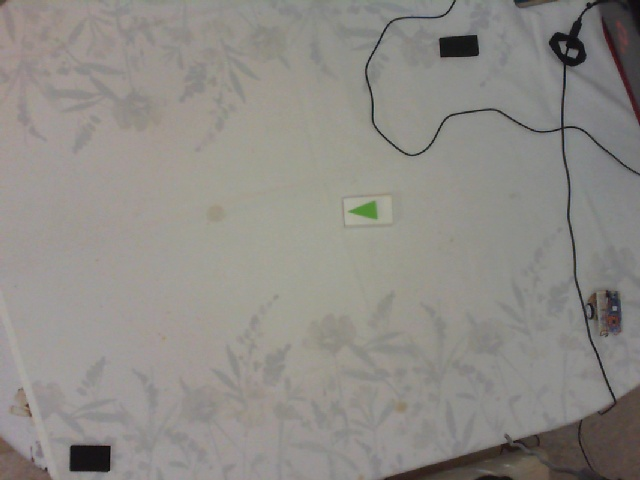
#> input picture assets/img/test.png, 640 x 480 px
$ python -i triangle.py   (imports and definitions only)
#> lines starting #> are read from the running program, lines starting #| are printed output that depends on the picture; after the words box and inside, x2 and y2 are one past the last pixel; in counts of white or black regions, pixels touching at a corner belong together
### opencv/forms/color.py
""" Contains the color code """
from enum import Enum
import cv2
import numpy as np


class Colors(Enum):
    """ Colors enums """
    green = "G"
    blue = "B"
    yellow = "Y"
    purple = "P"
    red = "R"
    unset = "unset"


class ColorFilter:
    """ Values for color filter """
    low_hsb = np.array(0)
    max_hsb = np.array(0)
    arc: int
    min_area: int
    max_area: int
    color: Colors

    def __init__(self, color, low_hue, max_hue, low_sat, max_sat, low_bri, max_bri, arc, min_area, max_area):
#> further down, picture is the input picture: shape (480, 640, 3); mean B, G, R 134.4, 139.2, 142.2
        self.low_hsb = np.array([low_hue, low_sat, low_bri])
        self.max_hsb = np.array([max_hue, max_sat, max_bri])
        self.arc = arc
        self.min_area = min_area
        self.max_area = max_area
        self.color = color

    def get_mask(self, frame, debug=False):
        """ Get the mask for the color """
#> called with debug = False
        # Define min and max values
        hsv = cv2.cvtColor(frame, cv2.COLOR_BGR2HSV)
#> hsv: shape (480, 640, 3); mean H, S, V 39.1, 16.8, 142.8
        # Create mask
        mask = cv2.inRange(hsv, self.low_hsb, self.max_hsb)
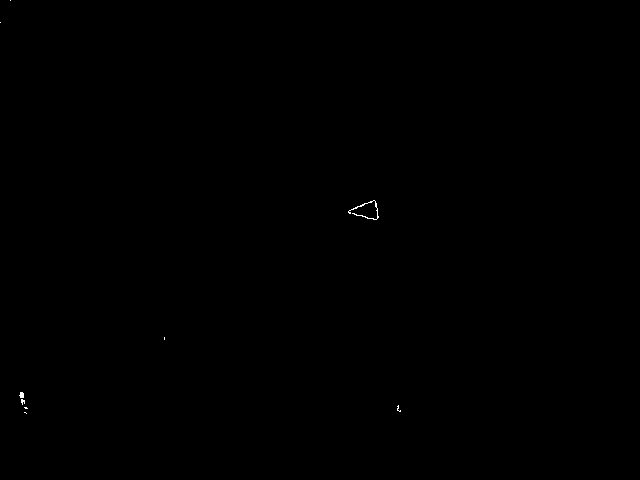
#> mask: shape (480, 640); 0.05% white in thin lines or dots, all inside (x1, y1, x2, y2) = (0, 0, 401, 414)
        if debug:
            cv2.imshow(self.color.value + " mask", mask)
        return mask


GREEN_CONF = ColorFilter(Colors.green,
                         low_hue=35, max_hue=70,
                         low_sat=80, max_sat=200,
                         low_bri=87, max_bri=214,
                         arc=8,
                         min_area=20, max_area=900
                         )

YELLOW_CONF = ColorFilter(Colors.yellow,
                          low_hue=0, max_hue=50,
                          low_sat=50, max_sat=255,
                          low_bri=140, max_bri=210,
                          arc=8,
                          min_area=50, max_area=900
                          )

PURPLE_CONF = ColorFilter(Colors.purple,
                          low_hue=90, max_hue=165,
                          low_sat=47, max_sat=115,
                          low_bri=96, max_bri=170,
                          arc=8,
                          min_area=50, max_area=900
                          )

RED_CONF = ColorFilter(Colors.red,
                       low_hue=0, max_hue=165,
                       low_sat=120, max_sat=255,
                       low_bri=105, max_bri=147,
                       arc=8,
                       min_area=50, max_area=900
                       )

### opencv/forms/triangle.py
""" Triangle module """
import math  # 'math' needed for 'sqrt'
import cv2
from opencv.forms.color import YELLOW_CONF, Colors, GREEN_CONF, PURPLE_CONF, RED_CONF
from opencv.forms.utils import distance, between_pt, slope, offset_rect, delta_x_y, up_or_down, is_clockwise

FONT = cv2.FONT_HERSHEY_SIMPLEX
width = 103
height = 73


class Triangle:
    """ Class for triangle found on the environment """
    contours: list
    position: tuple
    center: tuple
    top: tuple
    color: Colors

    def __init__(self, contours=None, position=(-1, -1), color=None):
        self.contours = contours
        self.position = position
        if self.is_valid():
            self.top, self.center = self.calc_top_center()
        self.color = color

    def calc_top_center(self):
        """ Return the center and the top point of the triangle """
        distance1 = distance(self.contours[0][0], self.contours[1][0])
        distance2 = distance(self.contours[1][0], self.contours[2][0])
        distance3 = distance(self.contours[0][0], self.contours[2][0])
        minor = min(distance1, distance2, distance3)
        center = top = (-1, -1)

        if minor == distance1:
            top = self.contours[2][0]
            center = between_pt(self.contours[0][0], self.contours[1][0])
        elif minor == distance2:
            top = self.contours[0][0]
            center = between_pt(self.contours[2][0], self.contours[1][0])
        elif minor == distance3:
            top = self.contours[1][0]
            center = between_pt(self.contours[0][0], self.contours[2][0])
        top = (top[0], top[1])

        return top, center

    def is_valid(self):
        """ Check if the triangle is valid """
        return self.position[0] != -1 and self.position[1] != -1

    def calc_rotation(self, pnt):
        """ Calc the rotation of the triangle with another point"""
        triangle_line = distance(self.center, self.top)
        point_line = distance(self.center, pnt)

        aux_line = distance(pnt, self.top)

        if point_line == 0 or triangle_line == 0:
            return 0
        value = math.acos((point_line ** 2 - aux_line ** 2 + triangle_line **
                           2) / (2 * point_line * triangle_line)) * 180 / math.pi

        m = slope(self.top, pnt)
        b = offset_rect(self.top, m)
        dx, dy = delta_x_y(m, b, self.center)
        orientation = up_or_down(dx, dy, self.center, m)
        return value * is_clockwise(m, orientation, self.top, pnt) * -1


def get_triangle(frame, config=Colors.yellow.value, prev_pos=False):
    """ Returns an array of borders(tuples with x and y) """
    # AREA = 100
    # # Turn no HSV
    if prev_pos:
        print(prev_pos)
    # [7 lines of commented-out code are left out]
    if config == Colors.green.value:
        config = GREEN_CONF
    elif config == Colors.yellow.value:
        config = YELLOW_CONF
    elif config == Colors.purple.value:
        config = PURPLE_CONF
    elif config == Colors.red.value:
        config = RED_CONF
    mask = config.get_mask(frame)
    # Blur image
    # mask = cv2.GaussianBlur(mask, (5, 5), 1)
    contours, _ = cv2.findContours(
        mask, cv2.RETR_EXTERNAL, cv2.CHAIN_APPROX_TC89_L1)
#> contours = 9 contours, 8 with area under 20; largest, box (x1, y1, x2, y2) and area: (348, 201, 378, 220) 36
    triangle = Triangle([], (-1, -1), config.color)
    for cnt in contours:
        area = cv2.contourArea(cnt)
        approx = cv2.convexHull(cnt)
        if config.min_area < area < config.max_area:
            x = approx.ravel()[0]
            y = approx.ravel()[1]
            approx = cv2.approxPolyDP(
                cnt, (config.arc / 100) * cv2.arcLength(cnt, True), True)
            cv2.polylines(frame, approx, True, 255, 5)
            if len(approx) == 3:
                # cv2.polylines(frame, approx, True, 255, 5)
                triangle = Triangle(
                    approx, (x, y), config.color)
                break
#> this loop made 9 passes
#> area on pass 7: 36.5
                # cv2.circle(mask, triangle.top, 12, 255)

    # cv2.imshow('mas02k', mask)
    # cv2.imshow('frame-triangle', frame)
    return triangle

>>> import cv2
>>> picture = cv2.imread('../../assets/img/test.png')
>>> result = get_triangle(picture)
